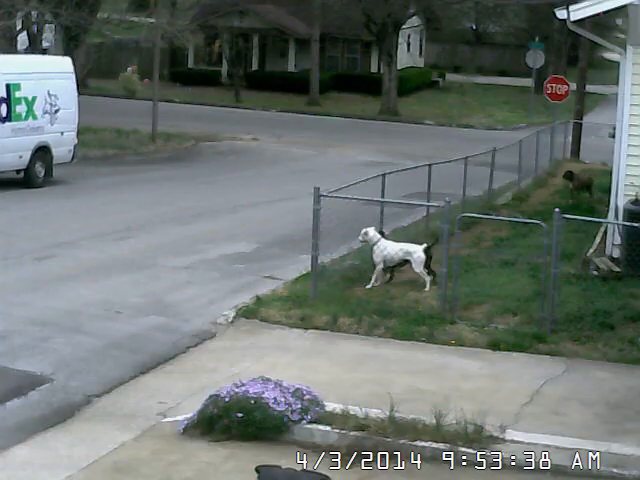
#> input picture frame 182 of lecture_3/03_image_sequences/input/Sometimes Security Cameras catch a gem.mp4, 640 x 480 px, given in place of remember.mkv, which was not available
$ python ex08_dis_dense_optical_flow.py
#> lines starting #> are read from the running program, lines starting #| are printed output that depends on the picture; pictures that were not available may be replaced by others from this repository, and a replacement may not be noted
### lecture_3/03_image_sequences/solutions/lsdp_tools.py
import cv2

class FrameIterator():
    def __init__(self, filename):
        self.cap = cv2.VideoCapture(filename)
        assert self.cap.isOpened(), "Could not open video stream."

    def frame_generator(self):
        # Define a generator that yields frames from the video
        while(1):
            ret, frame = self.cap.read()
            if ret is not True:
                break
            yield frame
        self.cap.release()

### lecture_3/03_image_sequences/solutions/ex08_dis_dense_optical_flow.py
#!/usr/bin/python
# -*- coding: utf8 -*-
import cv2
import numpy as np
from lsdp_tools import FrameIterator

class DenseOpticalFlow():
    def __init__(self):
        self.generator = FrameIterator('../input/remember.mkv').frame_generator()
        self.motion_threshold = 20


    def draw_circles_on_contours(self, frame, contours):
        """Draw circles on the center of mass of a set of contours."""
        for cnt in contours:
            M = cv2.moments(cnt)
            if(M['m00'] > 100):
                cx = int(M['m10']/M['m00'])
                cy = int(M['m01']/M['m00'])
                cv2.circle(frame, (cx, cy), 20, (255, 0, 0), 2)
        return frame


    def main(self):
        frame = next(self.generator)
#> frame is the input picture: shape (480, 640, 3); mean B, G, R 112.3, 115.7, 107.3
        prvs = cv2.cvtColor(frame, cv2.COLOR_BGR2GRAY)
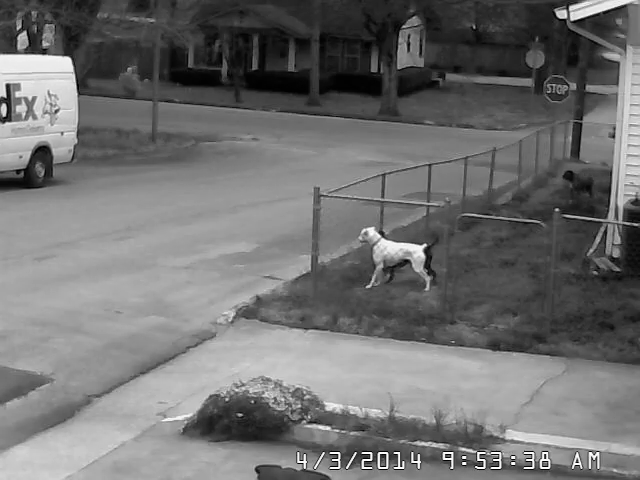
#> prvs: shape (480, 640); min 0, max 255, mean 112.8
        hsv = np.zeros_like(frame)
        hsv[...,1] = 255
        dense_inverse_search_flow = cv2.DISOpticalFlow.create(cv2.DISOpticalFlow_PRESET_MEDIUM)

        for frame in self.generator:
            # Skip every second frame
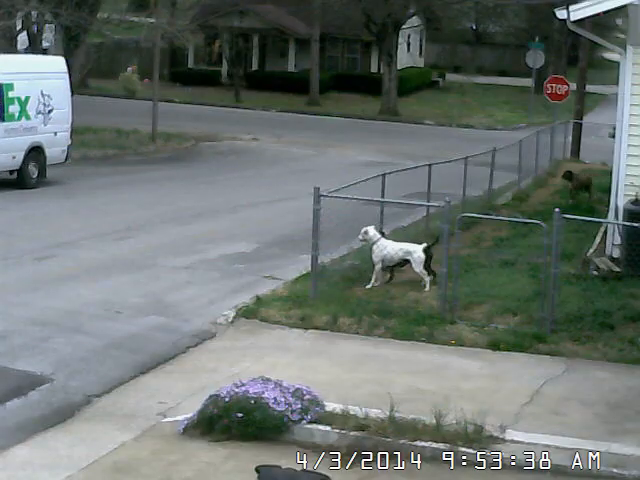
#> input picture frame 183 of lecture_3/03_image_sequences/input/Sometimes Security Cameras catch a gem.mp4, 640 x 480 px, given in place of remember.mkv, which was not available
            for k in range(2):
                continue

            next_frame = cv2.cvtColor(frame, cv2.COLOR_BGR2GRAY)

            flow = dense_inverse_search_flow.calc(prvs, next_frame, None)
            mag, ang = cv2.cartToPolar(flow[...,0], flow[...,1])
            hsv[...,0] = ang*180/np.pi/2
            #hsv[...,2] = cv2.normalize(mag, None, 0, 255, cv2.NORM_MINMAX)
            hsv[...,2] = cv2.min(mag, 255  / 100)  * 100
            bgr = cv2.cvtColor(hsv, cv2.COLOR_HSV2BGR)

            cv2.imshow('frame', frame)
            cv2.imshow('frame_dis', bgr)
            k = cv2.waitKey(10) & 0xff
            if k == 27:
                break
            elif k == ord('p'):
                cv2.waitKey(1000000)
            elif k == ord('s'):
                cv2.imwrite('opticalfb.png', frame)
                cv2.imwrite('opticalhsv.png', bgr)
            prvs = next_frame
#> this loop made 1 pass; (key Esc is pressed on pass 1)
#> pass 1, in main, `mag, ang = cv2.cartToPolar(flow[...,0], flow[...,1])`:
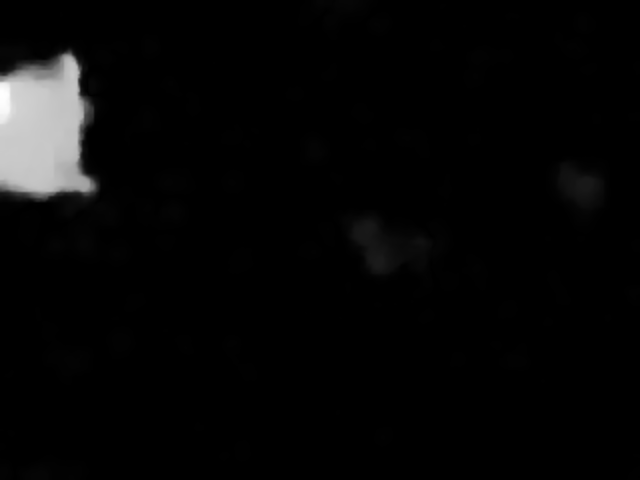
#> mag: shape (480, 640) float32; min 2.73e-08, max 8.54, mean 0.249; drawn with min black and max white
#> pass 1, in main, `mag, ang = cv2.cartToPolar(flow[...,0], flow[...,1])`:
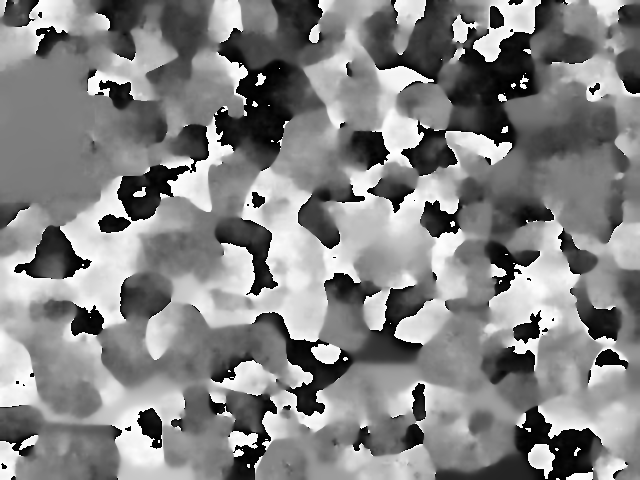
#> ang: shape (480, 640) float32; min 3.91e-06, max 6.28, mean 3.25; drawn with min black and max white
#> pass 1, in main, `bgr = cv2.cvtColor(hsv, cv2.COLOR_HSV2BGR)`:
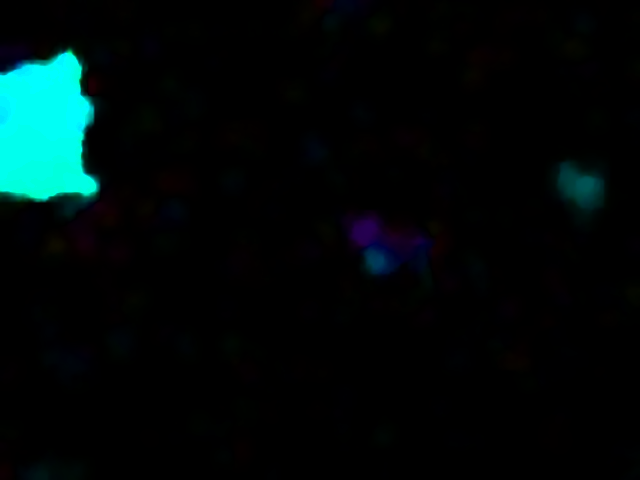
#> bgr: shape (480, 640, 3); mean B, G, R 10.6, 10.6, 0.6
#> after the loop:
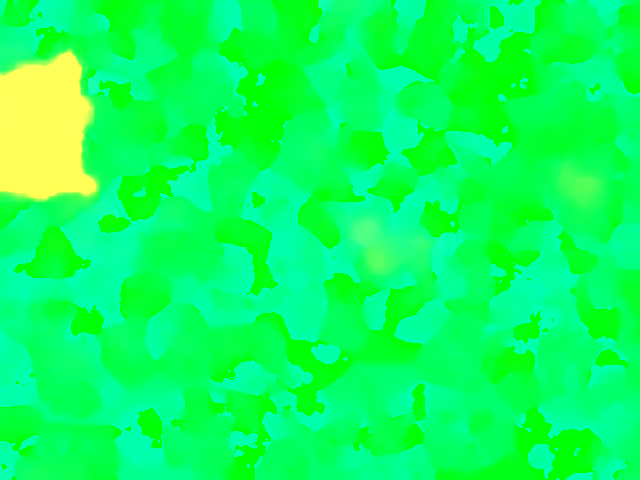
#> hsv: shape (480, 640, 3); mean B, G, R 92.7, 255, 11.8

        cv2.destroyAllWindows()

temp = DenseOpticalFlow()
temp.main()

$ run again, starting later in the video
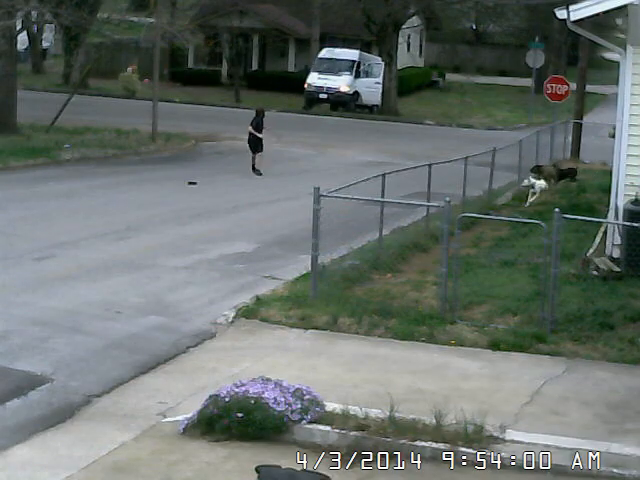
#> input picture frame 821 of lecture_3/03_image_sequences/input/Sometimes Security Cameras catch a gem.mp4, 640 x 480 px, given in place of remember.mkv, which was not available
#> in main, frame is the input picture: shape (480, 640, 3); mean B, G, R 108.7, 112.6, 104.5
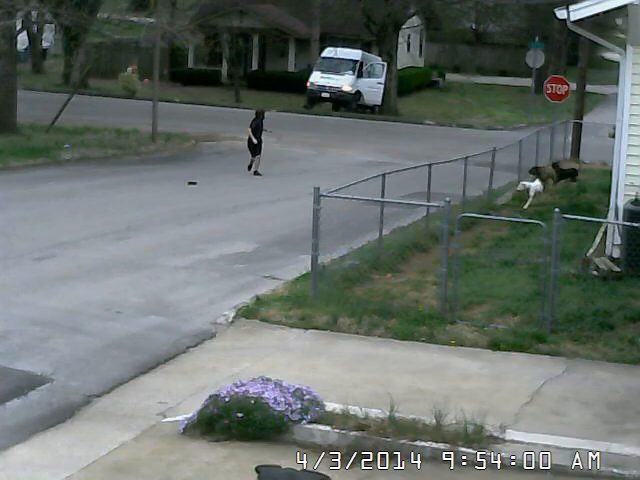
#> input picture frame 822 of lecture_3/03_image_sequences/input/Sometimes Security Cameras catch a gem.mp4, 640 x 480 px, given in place of remember.mkv, which was not available
#> the loop in main, `for frame in self.generator:` made 1 pass; (key Esc is pressed on pass 1)
#> after the loop in main, `for frame in self.generator:`:
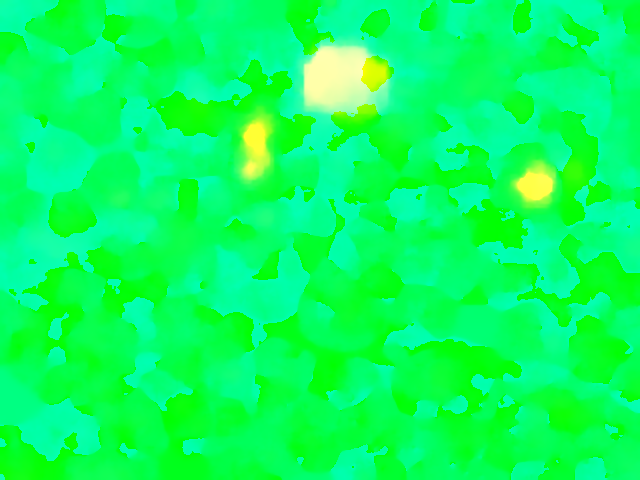
#> hsv: shape (480, 640, 3); mean B, G, R 94.3, 255, 8.4
